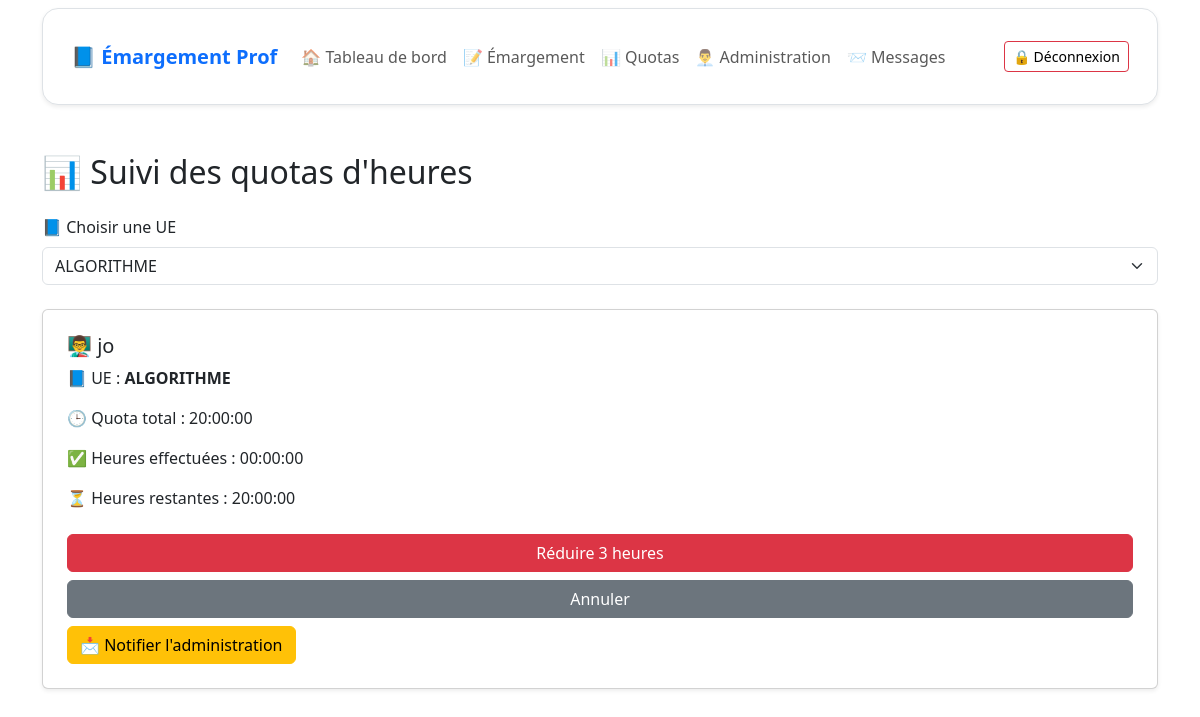
/exxx.php?ue=ALGORITHME, run on the app's committed database.
### tables this page shows
CREATE TABLE `professeurs` (
  `id` int(11) NOT NULL,
  `nom` varchar(100) DEFAULT NULL,
  `email` varchar(100) DEFAULT NULL,
  `mot_de_passe` varchar(255) DEFAULT NULL
);

CREATE TABLE `quotas` (
  `id` int(11) NOT NULL,
  `professeur_id` int(11) NOT NULL,
  `ue` varchar(100) NOT NULL,
  `quota_heures` time NOT NULL,
  `date_attribution` datetime DEFAULT current_timestamp()
);

### exxx.php (the view, shortened to what this page needs)
<?php
require_once 'config.php';
$selected_ue = $_GET['ue'] ?? null;
$prof_info = null;
$quota_total = 0;
$heures_effectuees = 0;
$ue_list = [];
$ue_query = $conn->query("SELECT DISTINCT ue FROM quotas");
if ($ue_query && $ue_query->num_rows > 0) {
    $ue_list = $ue_query->fetch_all(MYSQLI_ASSOC);
}
if ($selected_ue) {
    $stmt = $conn->prepare("SELECT p.id, p.nom, p.email FROM professeurs p
        JOIN quotas q ON p.id = q.professeur_id
        WHERE q.ue = ?");
    $stmt->bind_param("s", $selected_ue);
    $stmt->execute();
    $prof_info = $stmt->get_result()->fetch_assoc();
    if ($prof_info) {
        $stmt = $conn->prepare("SELECT quota_heures FROM quotas WHERE professeur_id = ? AND ue = ?");
        $stmt->bind_param("is", $prof_info['id'], $selected_ue);
        $stmt->execute();
        $result = $stmt->get_result()->fetch_assoc();
        $quota_total = isset($result['quota_heures']) ? strtotime($result['quota_heures']) - strtotime("00:00:00") : 0;
    }
}
function formatHeure($secondes) {
    return gmdate("H:i:s", $secondes);
}
?>
<!DOCTYPE html>
<html lang="fr">
<head>
    <link href="https://cdn.jsdelivr.net/npm/bootstrap@5.3.3/dist/css/bootstrap.min.css" rel="stylesheet">
</head>
<body>
<div class="container mt-2">
  <div class="card shadow-sm border rounded-4">
    <div class="card-body p-3">
      <nav class="navbar navbar-expand-lg navbar-light">
        <div class="container-fluid">
          <a class="navbar-brand fw-bold text-primary" href="dashboard.php">📘 Émargement Prof</a>
          <div class="collapse navbar-collapse" id="navbarNav">
            <ul class="navbar-nav me-auto mb-2 mb-lg-0">
              <li class="nav-item">
                <a class="nav-link" href="dashboard.php">🏠 Tableau de bord</a>
              </li>
              <li class="nav-item">
                <a class="nav-link" href="emargement.php">📝 Émargement</a>
              </li>
              <li class="nav-item">
                <a class="nav-link" href="quota_notification.php">📊 Quotas</a>
              </li>
              <li class="nav-item">
                <a class="nav-link" href="admin_dashboard.php">👨‍💼 Administration</a>
              </li>
              <li class="nav-item">
                <a class="nav-link" href="messages.php">📨 Messages</a>
              </li>
            </ul>
            <span class="navbar-text">
              <a href="index.php" class="btn btn-outline-danger btn-sm">🔒 Déconnexion</a>
            </span>
          </div>
        </div>
      </nav>
    </div>
  </div>
</div>
<div class="container mt-5">
    <h2 class="mb-4">📊 Suivi des quotas d'heures</h2>
    <form method="get" class="mb-4">
        <label class="form-label">📘 Choisir une UE</label>
        <select name="ue" class="form-select" onchange="this.form.submit()">
            <?php foreach ($ue_list as $ue): ?>
                <option value="<?= htmlspecialchars($ue['ue']) ?>" <?= $selected_ue === $ue['ue'] ? 'selected' : '' ?>>
                    <?= htmlspecialchars($ue['ue']) ?>
                </option>
            <?php endforeach; ?>
        </select>
    </form>
    <?php if ($prof_info): ?>
        <div class="card p-4 shadow-sm">
            <h5>👨‍🏫 <?= htmlspecialchars($prof_info['nom'] ?: $prof_info['email']) ?></h5>
            <p>📘 UE : <strong><?= htmlspecialchars($selected_ue) ?></strong></p>
            <p>🕒 Quota total : <span id="quota_total" data-seconds="<?= $quota_total ?>"><?= $quota_total > 0 ? formatHeure($quota_total) : 'Non défini' ?></span></p>
            <p>✅ Heures effectuées : <span id="heures_effectuees" data-seconds="<?= $heures_effectuees ?>"><?= formatHeure($heures_effectuees) ?></span></p>
            <p>⏳ Heures restantes : <span id="heures_restantes" data-seconds="<?= max($quota_total - $heures_effectuees, 0) ?>"><?= formatHeure(max($quota_total - $heures_effectuees, 0)) ?></span></p>
            <button type="button" class="btn btn-danger mt-2" onclick="reduireHeures()">Réduire 3 heures</button>
            <button type="button" class="btn btn-secondary mt-2" onclick="annulerReduction()">Annuler</button>
            <form method="post" action="notifier_admin.php">
                <button type="submit" class="btn btn-warning mt-2">📩 Notifier l'administration</button>
            </form>
        </div>
    <?php elseif ($selected_ue): ?>
        <div class="alert alert-danger mt-3">
            Aucun professeur trouvé pour cette UE, ou aucun quota n’a été défini.
        </div>
    <?php endif; ?>
</div>
</body>
</html>

### data on the page
professeurs: nom "jo"
quotas: quota_heures "20:00:00", formatHeure(max($quota_total-$heures_effectuees,0)) "20:00:00"

### other printed values
$selected_ue "ALGORITHME"
formatHeure($heures_effectuees) "00:00:00"
form field ue "ALGORITHME"
